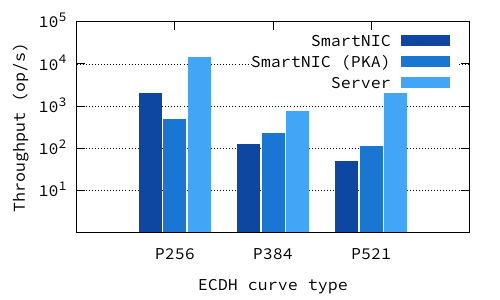

Write the gnuplot code that produced this figure.
# This plot a round trip latency

set terminal pdf enhanced font "SourceCodePro,18"
set output "ecdh.pdf"

color1 = "#0D47A1"; color2 = "#1976D2"; color3 = "#42A5F5";
set style data histogram
set style histogram cluster gap 1
set style fill solid
set boxwidth 0.9
set xtics format ""
set xlabel "ECDH curve type"
set grid ytics
set format y "10^{{%L}}"
set logscale y 10
set yrange [1:100000]
set ylabel "Throughput (op/s)"
set ytics (0, 10, 100, 1000, 10000, 100000)
set key top right

plot "ecdh.dat" using 2:xtic(1) title "SmartNIC" linecolor rgb color1,   \
     "ecdh.dat" using 3 title "SmartNIC (PKA)" linecolor rgb color2,    \
     "ecdh.dat" using 4 title "Server" linecolor rgb color3
